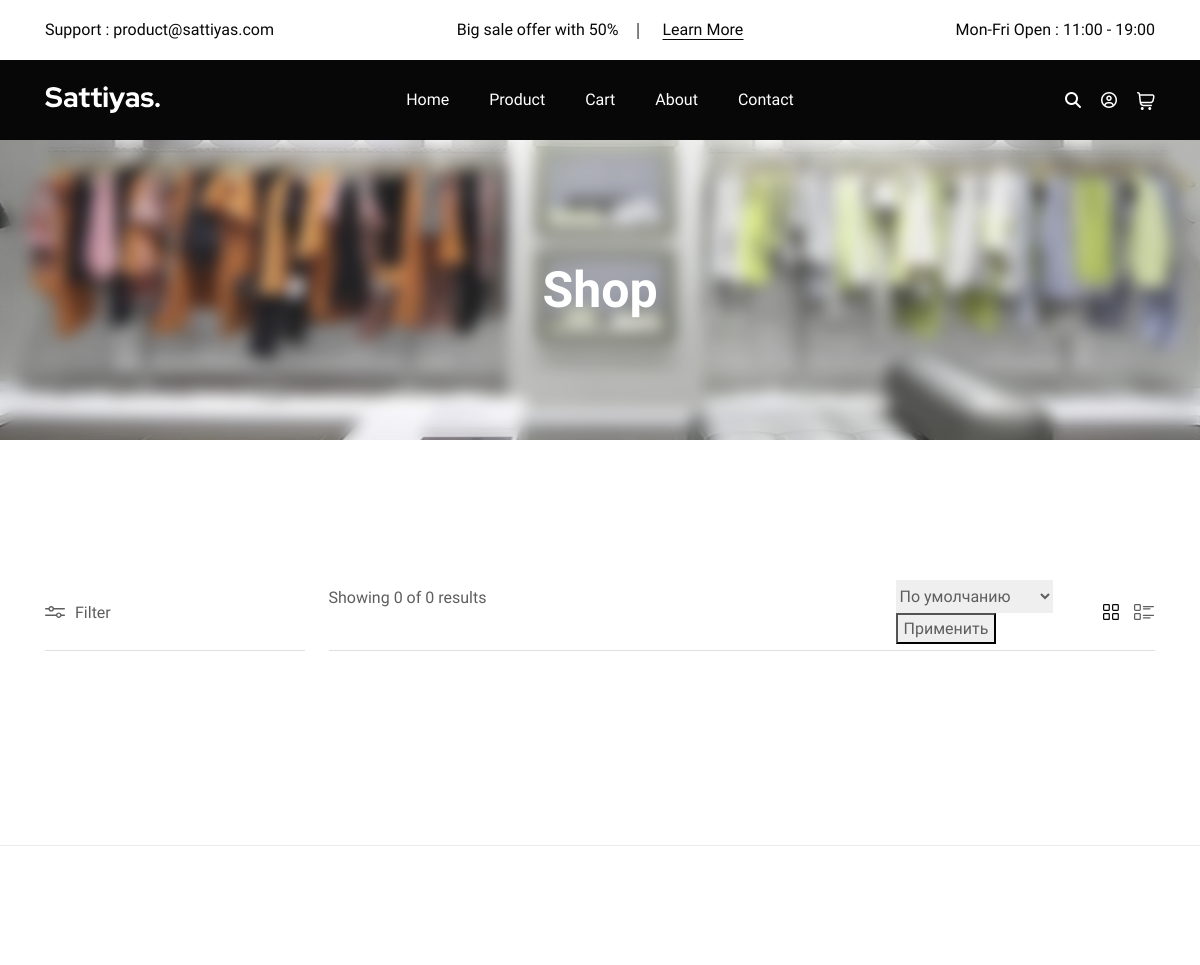
The app's page /catalog/ (upper part), older data.
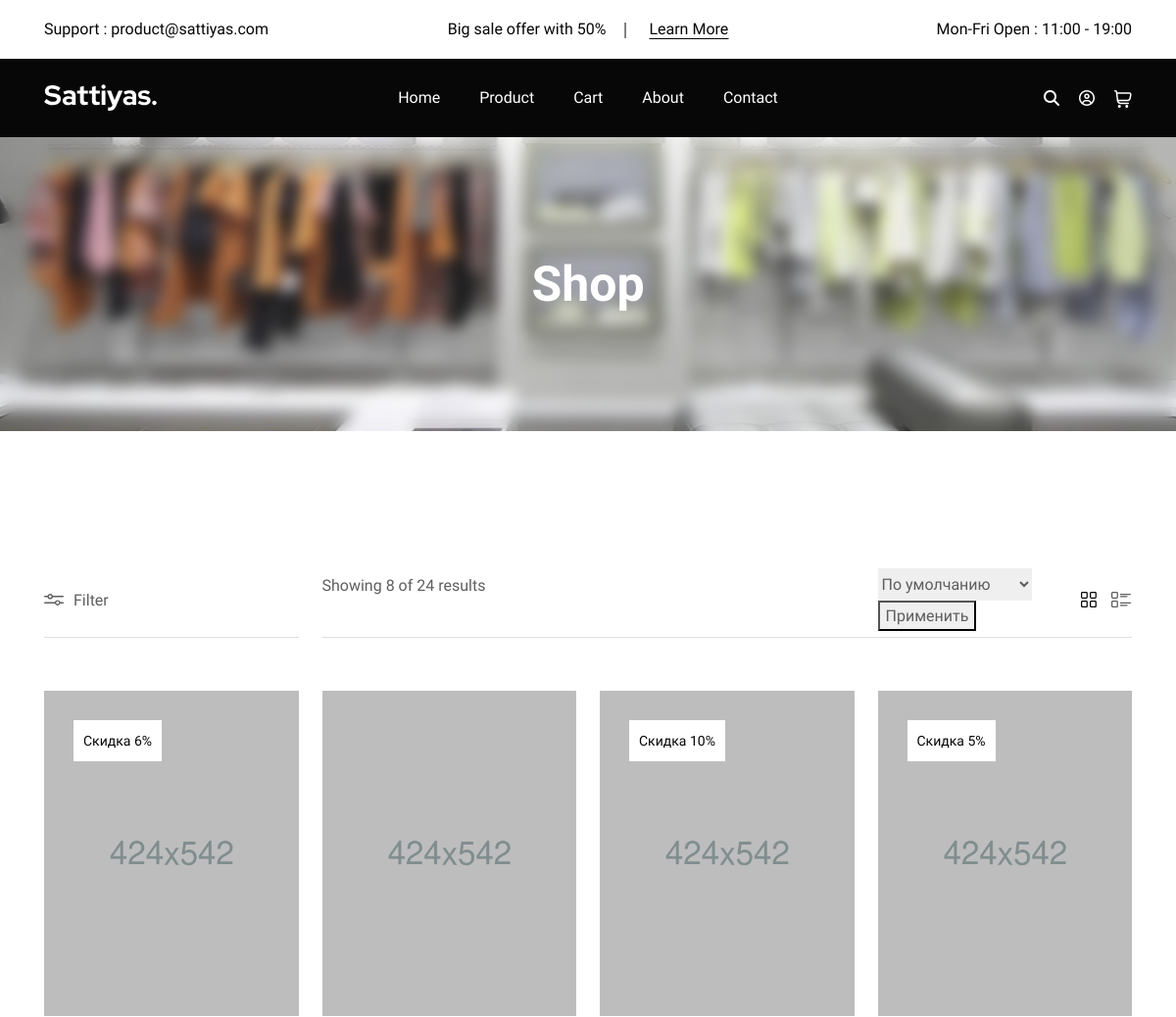
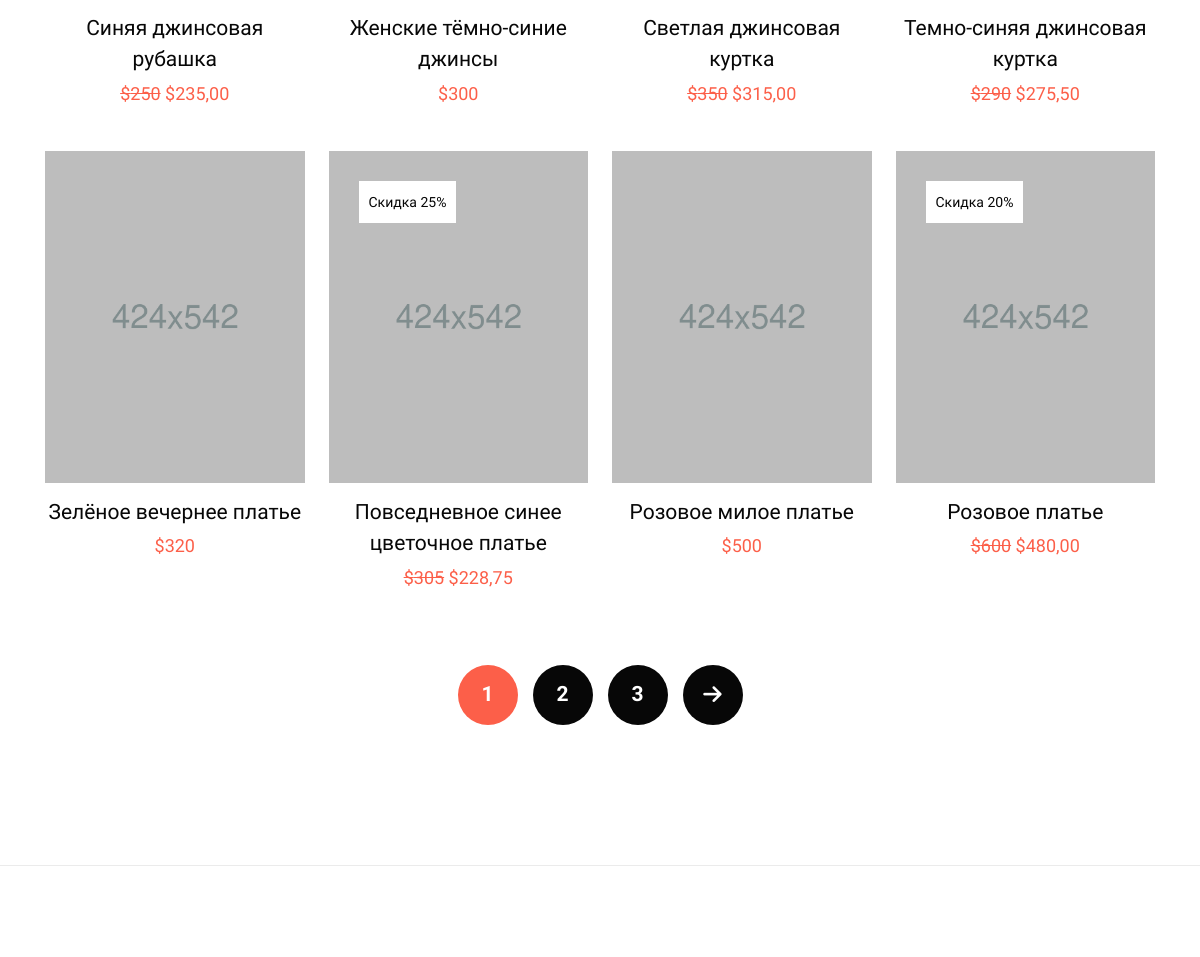
The same page, newer data (2 pictures, top to bottom).
### goods/models.py (models this page shows, shortened)
class Products(models.Model):
    name = models.CharField(max_length=150, unique=True, verbose_name='Название')
    slug = models.SlugField(max_length=200, unique=True, blank=True, null=True, verbose_name='URL')
    description = models.TextField(blank=True, null=True, verbose_name='Описание')
    image = models.ImageField(upload_to='goods_images', blank=True, null=True, verbose_name='Изображение')
    price = models.DecimalField(default=0, max_digits=7, decimal_places=0, verbose_name='Цена')
    discount = models.DecimalField(default=0, max_digits=4, decimal_places=0, verbose_name='Скидка в %')
    quantity = models.PositiveBigIntegerField(default=0, verbose_name='Количество')
    people_category = models.ForeignKey(to=People_categorys, blank=True, null=True, on_delete=models.CASCADE, verbose_name='Пол')
    category = models.ForeignKey(to=Categories, on_delete=models.CASCADE, verbose_name='Категория')
    sizе = models.CharField(max_length=150, blank=True, null=True, verbose_name='Размер')
    brand = models.CharField(max_length=150, blank=True, null=True, verbose_name='Бренд')
    rating = models.CharField(max_length=150, blank=True, null=True, verbose_name='Рейтинг')
    featured_item = models.BooleanField(blank=True, null=True, verbose_name='Рекомендовано')
    new_item = models.BooleanField(blank=True, null=True, verbose_name='Новинка')
    top_item = models.BooleanField(blank=True, null=True, verbose_name='Лучшее')
    class Meta:
        db_table = 'product'
        verbose_name = 'продукт'
        verbose_name_plural = 'продукты'
        ordering = ("id",)
    def sell_price(self):
        if self.discount:
            return round(self.price - self.price * self.discount / 100, 2)
        return self.price

### goods/views.py (the view, shortened to what this page needs)
# urls.py: path('catalog/', include('goods.urls', namespace='catalog')),
def catalog(request):
    page = request.GET.get('page', 1)
    size = request.GET.get('size', None)
    brand =  request.GET.get('brand', None)
    x = 3
    people_status = False
    people_list = []
    while x != 0:
        people_list.append(request.GET.get('people' + str(x), None))
        x -= 1
    if 'Женское' in people_list or 'Мужское' in people_list or 'Детское' in people_list:
        people_status = True
    else:
        people_status = False
    x = 7
    clothes_status = False
    clothes_list = []
    while x != 0:
        clothes_list.append(request.GET.get('clothes' + str(x), None))
        x -= 1
    if 'Платья' in clothes_list or 'Топы' in clothes_list or 'Джинсы' in clothes_list or 'Футболки' in clothes_list or 'Костюмы' in clothes_list or 'Рубашки' in clothes_list or 'Штаны' in clothes_list:
        clothes_status = True
    else:
        clothes_status = False
    print(clothes_list)
    print(clothes_status)
    x = 5
    rating_status = False
    rating_list = []
    while x != 0:
        rating_list.append(request.GET.get('rating' + str(x), None))
        x -= 1
    if '1' in rating_list or '2' in rating_list or '3' in rating_list or '4' in rating_list or '5' in rating_list:
        rating_status = True
    else:
        rating_status = False
    order_by = request.GET.get('order_by', None)
    goods = Products.objects.all()
    if size and size != "Default":
        goods = goods.filter(sizе__exact=size)
    if brand and brand != "Default":
        goods = goods.filter(brand__exact=brand)
    if people_status:
            goods = goods.filter(people_category__name__exact=people_list[2]) | goods.filter(people_category__name__exact=people_list[1]) | goods.filter(people_category__name__exact=people_list[0])
    if rating_status:
        goods = goods.filter(rating__exact=rating_list[4]) | goods.filter(rating__exact=rating_list[3]) | goods.filter(rating__exact=rating_list[2]) | goods.filter(rating__exact=rating_list[1]) | goods.filter(rating__exact=rating_list[0])
    if order_by and order_by != "default":
        goods = goods.order_by(order_by)
    paginator = Paginator(goods, 8)
    current_page = paginator.page(int(page))
    goods_count = len(goods)
    goods_status = True
    goods_all_count = 8
    if goods_count < goods_all_count:
        goods_all_count = goods_count
        goods_status = False
    context = {
        "goods":current_page,
        "goods_count":goods_count,
        "goods_all_count":goods_all_count,
        "goods_status": goods_status,
    }
    return render(request, 'goods/catalog.html', context)

### goods/templatetags/goods_tags.py (called while the page is built)
@register.simple_tag(takes_context=True)
def change_params(context, **kwards):
    query = context['request'].GET.dict()
    query.update(kwards)
    return urlencode(query)

### goods/templates/goods/catalog.html (shortened to what this page needs)
{% extends "main/base.html" %}
{% load static %}
{% load goods_tags %}
{% block content_one %}
  <section class="cs_page_heading text-center position-relative cs_bg_filed" data-src="{% static "assets/img/shop_bg.jpg" %}">
    <div class="cs_hero_overlay position-absolute"></div>
    <div class="container position-relative">
      <h2 class="cs_fs_50 cs_bold cs_white_color mb-0">Shop</h2>
    </div>
  </section>
  <section>
    <div class="cs_height_140 cs_height_lg_80"></div>
    <div class="container-fluid">
      <div class="cs_filter_sort">
        <div class="cs_filter_sidebar_heading cs_medium">
          <div class="cs_filter_sidebar_heading_in cs_filter_btn">
            <span>Filter</span>
          </div>
        </div>
        <div class="cs_sort_section">
          <div class="cs_sort_number">
            <p class="cs_medium mb-0">Showing {{goods_all_count}} of {{goods_count}} results</p>
          </div>
          <form action="{% url "goods:index" %}" method="get" class="cs_sort_wrap">
            <div class="cs_sort">
              <select name="order_by">
                <option value="default" {% if request.GET.order_by == 'default' %}selected{% endif %}>По умолчанию</option>
              </select>
              <button type="submit"> Применить </button>
            </div>
            <div class="cs_view">
              <span class="cs_viev_icon cs_grid_btn active">
              </span>
              <span class="cs_viev_icon cs_list_btn">
              </span>
            </div>
          </form>
        </div>
      </div>
      <div class="cs_product_grid cs_product_grid_4 cs_grid_view">
        {% for product in goods %}
          <div class="cs_product_col">
            <div class="cs_product cs_style_1">
              <div class="cs_product_thumb position-relative">
                {% if product.image %}
                  <img src="{{product.image.url}}" alt="Product Image" class="w-100">
                {% else %}
                  {% static "assets/img/Image_not_found.png" %}
                {% endif %}
                {% if  product.discount %}
                  <div class="cs_discount_badge cs_white_bg cs_fs_14 cs_primary_color position-absolute">Скидка {{product.discount}}%</div>
                {% endif %}
              </div>
              <div class="cs_product_info text-center">
                <h3 class="cs_product_title cs_fs_21 cs_medium">
                  <a href="{% url "catalog:product" product.slug %}">{{product.name}}</a>
                </h3>
                {% if product.discount %}
                  <p class="cs_product_price cs_fs_18 cs_accent_color mb-0 cs_medium"><s>${{product.price}}</s> ${{product.sell_price}} </p>
                {% else %}
                <p class="cs_product_price cs_fs_18 cs_accent_color mb-0 cs_medium">${{product.price}}</p>
                {% endif %}
              </div>
            </div>
          </div>
        {% endfor %}
      </div>
      {% if goods_status %}
        <div class="cs_height_75 cs_height_lg_50"></div>
        <ul class="cs_pagination cs_fs_21 cs_semibold cs_mp0">
        {% for page in goods.paginator.page_range  %}
          {% if page >= goods.number|add:-2 and page <= goods.number|add:2 %}
            <li class="cs_page_item {% if goods.number == page %} active {% endif %}"  >
              <a class="cs_page_link" href="?{% change_params page=page %}">{{ page }}</a>
            </li>
          {% endif %}
        {% endfor %}
        {% if goods.has_next %}
          <li class="cs_page_item  ">
            <a class="cs_page_link" href="{% if goods.has_next %}?{% change_params page=goods.next_page_number %}{% else %}
             #
            {% endif %}"><i class="fa-solid fa-arrow-right"></i></a>
          </li>
        {% endif %}
      {% endif %}
    </div>
    <div class="cs_height_140 cs_height_lg_80"></div>
    <hr>
  </section>
{% endblock  %}

### main/templates/main/base.html (shortened to what this page needs)
{% load static %}
<!DOCTYPE html>
<html lang="en">
<head>
  <link rel="stylesheet" href="{% static "assets/css/bootstrap.min.css" %}">
  <link rel="stylesheet" href="{% static "assets/css/fontawesome.min.css" %}">
  <link rel="stylesheet" href="{% static "assets/css/slick.css" %}">
  <link rel="stylesheet" href="{% static "assets/css/jquery-ui.min.css" %}">
  <link rel="stylesheet" href="{% static "assets/css/animated-headline.css" %}">
  <link rel="stylesheet" href="{% static "assets/css/style.css" %}">
</head>
<body>
  <header class="cs_site_header cs_style_1 cs_color_1 cs_primary_bg cs_site_header_full_width cs_sticky_header">
    <div class="cs_top_header cs_primary_color">
      <div class="container-fluid">
        <div class="cs_top_header_in">
          <div class="cs_top_header_left">
            <p class="cs_medium mb-0">Support : product@sattiyas.com</p>
          </div>
          <div class="cs_top_header_center">
            <div class="cd-headline slide">
              <span class="cd-words-wrapper text-center">
                <b class="cs_text_slide cs_medium">
                  <span>Big sale offer with 50%</span>
                  <span>
                    <a href="shop.html" class="cs_text_slide_btn">Learn More</a>
                  </span>
                </b>
              </span>
            </div>
          </div>
          <div class="cs_top_header_right">
            <p class="cs_medium mb-0">Mon-Fri Open : 11:00 - 19:00</p>
          </div>
        </div>
      </div>
    </div>
    <div class="cs_main_header">
      <div class="container-fluid">
        <div class="cs_main_header_in">
          <div class="cs_main_header_left">
            <a class="cs_site_branding" href="index.html">
              <img src="{% static "assets/img/logo.svg" %}" alt="Logo">
            </a>
          </div>
          <div class="cs_main_header_center">
            <div class="cs_nav cs_medium">
              <ul class="cs_nav_list">
                <li><a href="{% url "main:index" %}">Home</a></li>
                <li><a href="{% url "goods:index" %}">Product</a></li>
                <li><a href="cart.html">Cart</a></li>
                <li><a href="{% url "main:about" %}">About</a></li>
                <li><a href="{% url "main:contact" %}">Contact</a></li>
              </ul>
            </div>
          </div>
          <div class="cs_main_header_right">
            <div class="cs_header_action">
              <button type="button" class="cs_action_icon cs_header_search_btn">
                <i class="fa-solid fa-magnifying-glass"></i>
              </button>
              <a href="#" class="cs_action_icon cs_modal_btn">
                <i class="fa-regular fa-circle-user"></i>
              </a>
              <a href="shop.html" class="cs_action_icon">
                <span>
                </span>
              </a>
            </div>
          </div>
        </div>
      </div>
    </div>
  </header>
  <div class="cs_height_140 cs_height_lg_80"></div>
{% block content_one %}{% endblock  %}
  <footer class="cs_footer cs_style_1">
    <div class="cs_height_130 cs_height_lg_80"></div>
  </footer>
</body>
</html>

Row changes from the older to the newer data that the page shows:
added Products: image (picture), discount "6", name "Синяя джинсовая рубашка", price "250", sell_price "235,00"
added Products: image (picture), name "Женские тёмно-синие джинсы", price "300"
added Products: image (picture), discount "10", name "Светлая джинсовая куртка", price "350", sell_price "315,00"
added Products: image (picture), discount "5", name "Темно-синяя джинсовая куртка", price "290", sell_price "275,50"
added Products: image (picture), name "Зелёное вечернее платье", price "320"
added Products: image (picture), discount "25", name "Повседневное синее цветочное платье", price "305", sell_price "228,75"
added Products: image (picture), name "Розовое милое платье", price "500"
added Products: image (picture), discount "20", name "Розовое платье", price "600", sell_price "480,00"
Text that changed along with them:
{{ goods_all_count }}: "0" → "8"
{{ goods_count }}: "0" → "24"
new list line: "1"
new list line: "2"
new list line: "3"
